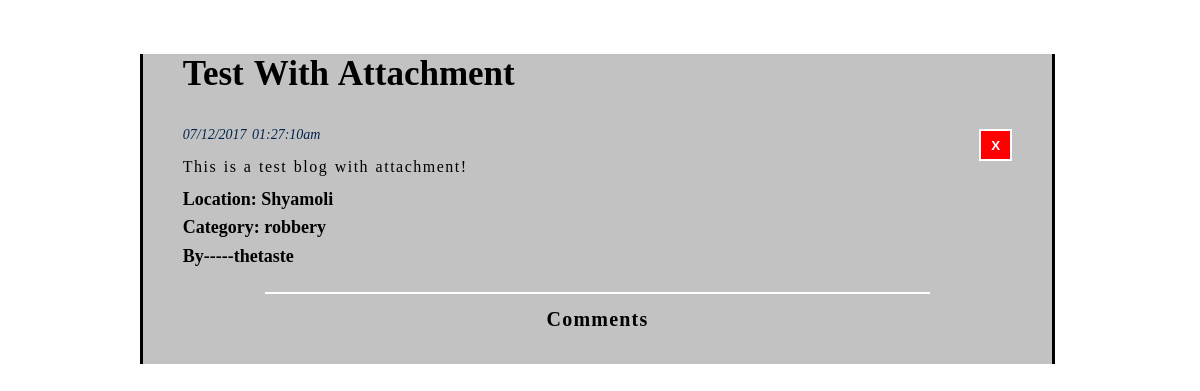
Page /admin/blog_edit.php?blog_id=25 on the earlier database version.
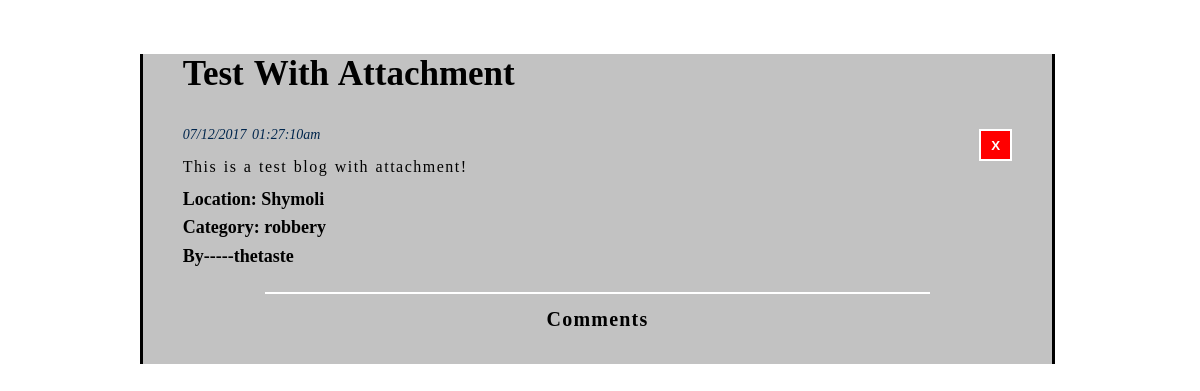
Same page on the later database version.
### tables this page shows
CREATE TABLE `blogs` (
  `blog_id` int(11) NOT NULL,
  `title` varchar(100) DEFAULT NULL,
  `body` text,
  `datetime` varchar(70) DEFAULT NULL,
  `attachment` varchar(200) DEFAULT NULL,
  `blogger_id` int(11) DEFAULT NULL,
  `name_hidden` tinyint(1) DEFAULT NULL,
  `location` text,
  `category` varchar(50) DEFAULT NULL,
  `del` tinyint(1) DEFAULT '0'
);

CREATE TABLE `users` (
  `user_id` int(11) NOT NULL,
  `fname` varchar(80) DEFAULT NULL,
  `lname` varchar(80) DEFAULT NULL,
  `age` int(11) DEFAULT NULL,
  `bdate` varchar(11) DEFAULT NULL,
  `username` varchar(120) DEFAULT NULL,
  `email` varchar(50) DEFAULT NULL,
  `password` varchar(100) DEFAULT NULL,
  `pro_pic` varchar(180) DEFAULT NULL,
  `gender` varchar(20) DEFAULT NULL,
  `role` int(11) DEFAULT NULL,
  `del` tinyint(1) DEFAULT '0'
);

### Models/Models.php (called while the page is built, shortened)
<?php
class Models{
    public $server;
    public $user;
    public $pass;
    public $db;
    protected $conn;
    function Models($server = "localhost:3306" , $user = "root" , $pass ="" , $db = "is_that_crime")
    {
        $this->server = $server;
        $this->user = $user;
        $this->pass = $pass;
        $this->db = $db;
    }
    private function openConnection()
    {
        $this->conn = new mysqli($this->server , $this->user , $this->pass , $this->db);
        if($this->conn->connect_error)
        {
            $this->errorMessage($this->conn->connect_error);
            return false;
        }
        else
            return true;
    }
    function executeQuery($query)
    {
        if($this->openConnection())
        {
            if($this->result = $this->conn->query($query))
            {
                if($this->result->num_rows > 0)
                {
                    return $this->result;
                }
                else
                {
                    return false;
                }
            }
            else
            {
                $this->errorMessage($this->conn->error);
                return false;
            }
        }
        else
        {
            $this->errorMessage($this->conn->error);
            return false;
        }
    }
}
?>

### Models/BlogModel.php (called while the page is built, shortened)
<?php
require_once("Models.php");
class BlogModel extends Models{
    function getBloggerName($id)
    {
        $name = $this->executeQuery("select username from users where user_id in (select blogger_id from blogs where blogger_id = $id);");
        if($name->num_rows > 0)
        {
            $name = $name->fetch_assoc();
            $name = $name["username"];
            return $name;
        }
        else
            return false;
    }
    function getBlogTitle($id)
    {
        $title = $this->executeQuery("select title from blogs where blog_id = $id and del = false;");
        if($title->num_rows > 0)
        {
            $title = $title->fetch_assoc();
            $title = $title["title"];
            return $title;
        }
        else
            return false;
    }
    function getBlog($id)
    {
        $blog = $this->executeQuery("select * from blogs where blog_id = $id and del = false");
        if($blog->num_rows > 0)
        {
            $blog = $blog->fetch_assoc();
            return $blog;
        }
        else
            return false;
    }
}
 ?>

### Controllers/BlogController.php (called while the page is built, shortened)
<?php
require(get_include_path()."\Projects\aiub project\Models\BlogModel.php");
class BlogController{
    private $blog;
    function BlogController()
    {
        $this->blog = new BlogModel();
    }
    function bloggerName($id)
    {
        return $this->blog->getBloggerName($id);
    }
    function getBlogTitle($id)
    {
        return $this->blog->getBlogTitle($id);
    }
    function getBlog($id)
    {
        return $this->blog->getBlog($id);
    }
}
 ?>

### admin/blog_edit.php (the view, shortened to what the changed rows need)
<?php
require_once(get_include_path()."Projects\aiub project\Controllers\BlogController.php");
$blogid = 0;
if(isset($_GET["blog_id"]))
    $blogid = $_GET["blog_id"];
$blogcontrol = new BlogController();
$blog = $blogcontrol->getBlog($blogid);
$title= $blog["title"];
$body = $blog["body"];
$datetime = $blog["datetime"];
$full_location = $blog["location"];
$location = explode(" " , $full_location)[0];
$category = $blog["category"];
$name_hidden = $blog["name_hidden"];
 ?>
 <html>
 <head>
         <?php
             echo $blogcontrol->getBlogTitle($blogid);
          ?>
     <link rel="stylesheet" type="text/css" href="http://localhost:<?php echo  $_SERVER["SERVER_PORT"];?>/Projects/aiub%20project/css/index_style.css">
    <link rel="stylesheet" type="text/css" href="http://localhost:<?php echo  $_SERVER["SERVER_PORT"];?>/Projects/aiub%20project/css/blog_style.css">
    <link rel="stylesheet" type="text/css" href="http://localhost:<?php echo  $_SERVER["SERVER_PORT"];?>/Projects/aiub%20project/css/comment_style.css">
 </head>
 <body>
 <div>
     <article>
          <div id = "blog-container">
             <?php
             if(isset($_GET["blog_id"]))
             {
                 $blog = $blogcontrol->getBlog($blogid);
                 $blogger = "Anonymous";
                 if(!$name_hidden)
                 {
                     $blogger_id = $blog["blogger_id"];
                     $blogger = $blogcontrol->bloggerName($blogger_id);
                 }
                 echo "<div id=\"blog-container-contents\">";
                 echo "<p class ='blog_title'>".$title."</p>"."<form method='POST' action='http://localhost:{$_SERVER['SERVER_PORT']}/Projects/aiub project/admin/blog_delete.php?blog_id=$blogid' onsubmit='return blogDeletePrompt()'><button id='delete-button'>X</button></form>";
                 echo "<p class = \"datetime\">".$datetime."</p>";
                 echo "<p class = \"body\">".$body."</p>";
                 echo "<p class =\"bold-blog-content\">Location: ".$location."</p>";
                 echo "<p class =\"bold-blog-content\">Category: ".$category."</p>";
                 echo "<p class =\"bold-blog-content\">By-----".$blogger."</p>";
                 echo "</div>";
                 echo "<hr>";
                 echo "<p id = \"comment-title\">Comments</p>";
             }
             else
             {
                 echo "Do Not Mess Up The URL";
             }
          ?>
      </div>
     </article>
 </div>
 </body>
 </html>

Differences in the rows shown:
changed blogs "Test With Attachment": location "Shyamoli" → "Shymoli"
